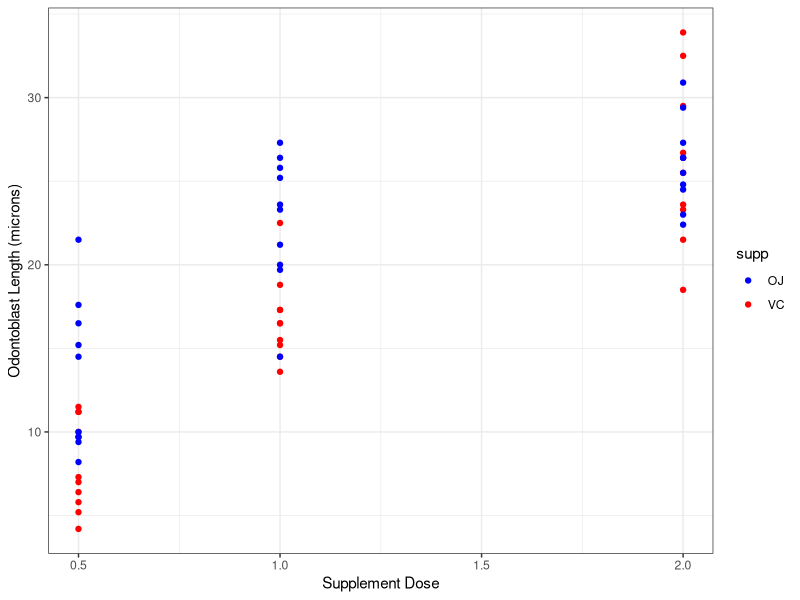
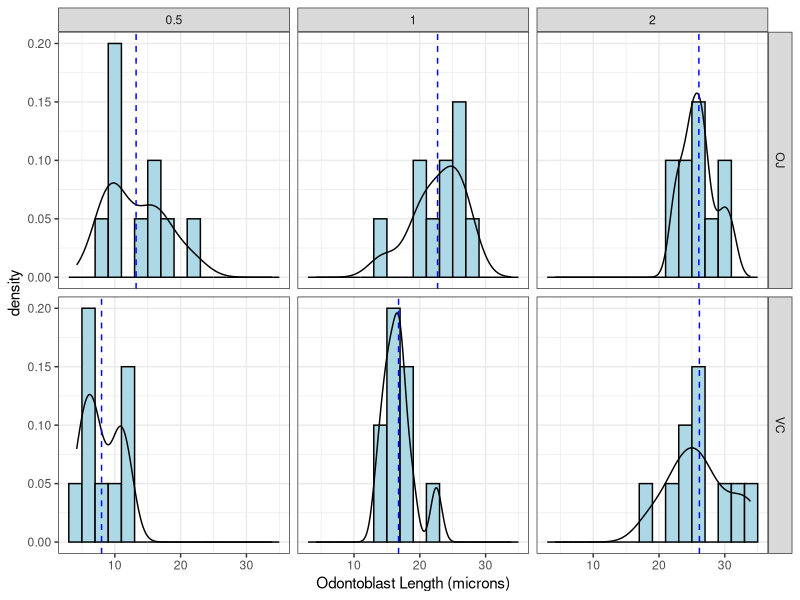

Here is the R script that generated these plots, in order:
## ---- chunk 1
tg <- ToothGrowth
library(ggplot2)
library(dplyr)
## ---- chunk 2
ggplot(tg, aes(x=dose, y=len, color=supp)) +
    geom_point() +
    scale_color_manual(values=c("OJ"="blue", "VC"="red")) +
    xlab("Supplement Dose") +
    ylab("Odontoblast Length (microns)") +
    theme_bw()
## ---- chunk 3
tg.mean <- group_by(tg, supp, dose) %>%
    summarize(mean.len = mean(len))
## ---- chunk 4
ggplot(tg, aes(x=len)) +
    geom_histogram(binwidth=2, color="black", fill="light blue", aes(y=..density..)) +
    geom_density() + 
    geom_vline(data=tg.mean, aes(xintercept=mean.len), color="blue", linetype="dashed") +
    facet_grid(supp ~ dose) + 
    xlab("Odontoblast Length (microns)") +
    theme_bw()
## ---- chunk 5
t1 <- t.test(len ~ supp, data=tg, subset=(dose == 0.5))
t2 <- t.test(len ~ supp, data=tg, subset=(dose == 1))
t3 <- t.test(len ~ supp, data=tg, subset=(dose == 2))
